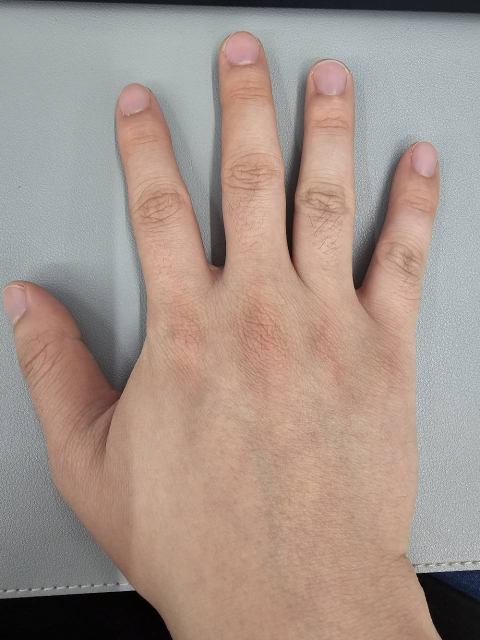
#> input picture HappyToyV2/SourceArt/AnatomicalHandsPrototype/ReferenceWrinkles/user-hand-dorsal-20261110.jpg, 960 x 1280 px (shown at 1/2 size)
$ python prepare_reference.py --work-dir .
#> lines starting #> are read from the running program, lines starting #| are printed output that depends on the picture
"""Extract a local, neutral-gray wrinkle-detail map from the user's photo."""
import argparse
from pathlib import Path

import numpy as np
from PIL import Image, ImageFilter

HERE = Path(__file__).resolve().parent
parser = argparse.ArgumentParser()
parser.add_argument('--work-dir', type=Path, required=True)
args = parser.parse_args()
args.work_dir.mkdir(parents=True, exist_ok=True)
photo = Image.open(HERE / 'user-hand-dorsal-20261110.jpg').convert('L')
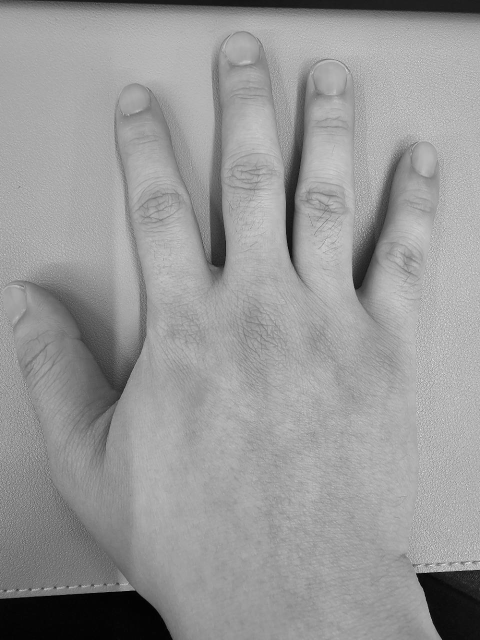
#> photo: PIL image 960x1280 L (shown at 1/2 size); min 0, max 255, mean 151.4
if photo.size != (960, 1280):
    raise ValueError('Reference image size does not match recorded landmarks')
low = photo.filter(ImageFilter.GaussianBlur(12))
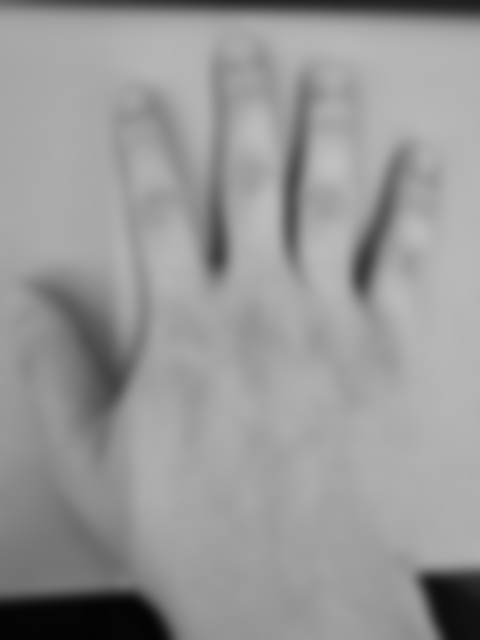
#> low: PIL image 960x1280 L (shown at 1/2 size); min 3, max 192, mean 151.4
detail = np.clip((np.asarray(photo, dtype=np.float32) - np.asarray(low, dtype=np.float32))
                 * 2.0 + 127.5, 0, 255).astype('uint8')
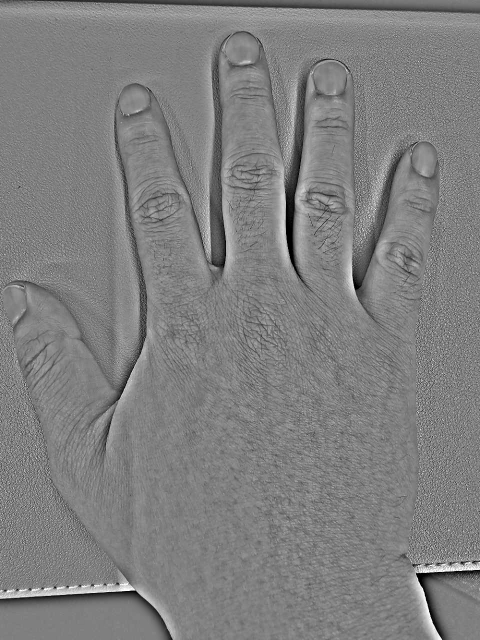
#> detail: shape (1280, 960) (shown at 1/2 size); min 0, max 255, mean 127.1
Image.fromarray(detail, 'L').convert('RGB').save(args.work_dir / 'reference-detail.png')
